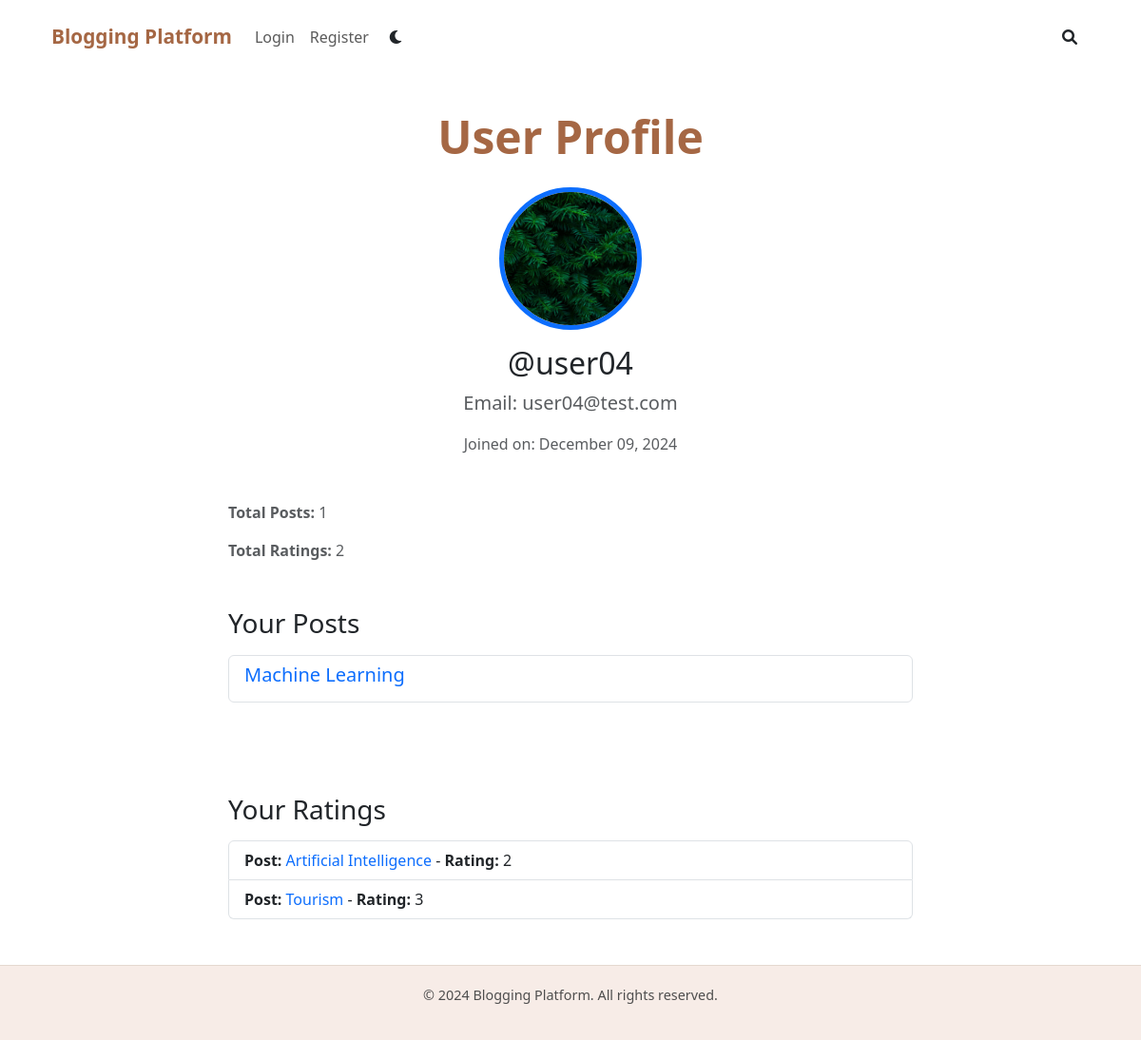
Page /user/4 on the committed database.
### app/models.py (models this page shows, shortened)
class BaseModel(Model):
    class Meta:
        database = db

class User(UserMixin, BaseModel):
    username = CharField(unique=True, max_length=50)
    email = CharField(unique=True)
    password_hash = CharField()
    role = CharField(default="user")  # Default role is 'user', can be 'admin'
    bio = TextField(null=True)  # Bio is optional for the user
    profile_picture = CharField(null=True)  # Optional profile picture
    created_at = DateTimeField(
        default=datetime.datetime.utcnow
    )  # Store creation time in UTC
    is_active = BooleanField(default=True)  # User is active by default

class Post(BaseModel):
    title = CharField(max_length=255)
    content = TextField()
    author = ForeignKeyField(
        User, backref="posts", on_delete="CASCADE"
    )  # Each post has an author
    category = ForeignKeyField(
        Category, backref="posts", on_delete="CASCADE"
    )  # Each post belongs to a category
    image = CharField(null=True)  # Optional image associated with the post
    created_at = DateTimeField(default=datetime.datetime.utcnow)  # Creation time in UTC
    updated_at = DateTimeField(
        default=datetime.datetime.utcnow
    )  # Last updated time in UTC

class Rating(BaseModel):
    post = ForeignKeyField(
        Post, backref="ratings", on_delete="CASCADE"
    )  # Link to the post
    user = ForeignKeyField(
        User, backref="ratings", on_delete="CASCADE"
    )  # Link to the user who made the rating
    rating = IntegerField(
        constraints=[Check("rating BETWEEN 1 AND 5")]
    )  # Rating between 1 and 5
    created_at = DateTimeField(default=datetime.datetime.utcnow)  # Rating creation time
    class Meta:
        indexes = (
            (("post", "user"), True),  # Ensures a user can rate a post only once
        )

### app/routes.py (the view, shortened to what this page needs)
@bp.route("/user/<int:user_id>", methods=["GET", "POST"])
def user_profile(user_id):
    user = User.get_or_none(User.id == user_id)
    if not user:
        flash("User not found.", "danger")
        return redirect(url_for("routes.index"))
    form = ProfilePictureForm()
    page = request.args.get("page", 1, type=int)
    posts_per_page = 10
    posts = Post.select().where(Post.author == user).order_by(Post.created_at.desc())
    posts_paginated = posts.paginate(page, posts_per_page)
    return render_template(
        "user_profile.html", user=user, posts=posts_paginated, form=form
    )

### app/templates/user_profile.html (shortened to what this page needs)
{% extends "layout.html" %}
{% block content %}
<div class="container my-5">
    <h1 class="heading_title text-center mb-4">User Profile</h1>
    <div class="row justify-content-center">
        <div class="col-md-8">
            <div class="profile-header text-center mb-5">
                <img src="{{ user.profile_picture and url_for('static', filename='uploads/' + user.profile_picture) or url_for('static', filename='images/hero-bg.jpg') }}"
                    alt="{{ user.username }}'s profile picture"
                    class="profile-picture rounded-circle border border-5 border-primary mb-3" width="150" height="150">
                <h2 class="mb-2">@{{ user.username }}</h2>
                <p class="lead text-muted">Email: {{ user.email }}</p>
                <p class="text-muted">Joined on: {{ user.created_at.strftime('%B %d, %Y') }}</p>
            </div>
            <div class="profile-details mb-5">
                <p class="text-muted"><strong>Total Posts:</strong> {{ user.posts.count() }}</p>
                <p class="text-muted"><strong>Total Ratings:</strong> {{ user.ratings.count() }}</p>
            </div>
            <h3 class="mb-3">Your Posts</h3>
            <ul class="list-group mb-5">
                {% for post in posts %}
                <li class="list-group-item">
                    <a href="{{ url_for('routes.view_post', post_id=post.id) }}" class="text-decoration-none">
                        <h5>{{ post.title }}</h5>
                    </a>
                </li>
                {% endfor %}
            </ul>
            <h3 class="mt-5 mb-3">Your Ratings</h3>
            <ul class="list-group">
                {% for rating in user.ratings %}
                <li class="list-group-item">
                    <strong>Post:</strong> <a href="{{ url_for('routes.view_post', post_id=rating.post.id) }}"
                        class="text-decoration-none">{{ rating.post.title }}</a> -
                    <strong>Rating:</strong> {{ rating.rating }}
                </li>
                {% endfor %}
            </ul>
        </div>
    </div>
</div>
{% endblock %}

### app/static/css/layout.css (style rules this page uses)
body { font-family: 'Merriweather', serif; line-height: 1.6; color: #4e4e4e; background-color: #f8f3ef; transition: background-color 0.3s ease, color 0.3s ease; padding-top: 10px; }
.heading_title { font-size: 3rem; color: #a56744; margin-bottom: 20px; font-weight: bold; }

### rows in the picture
User: profile_picture (picture), username "user04", email "user04@test.com", created_at "December 09, 2024"
Post: title "Machine Learning"
Rating: post "Artificial Intelligence", rating "2"
Rating: post "Tourism", rating "3"

### other values in the picture
{{ user.posts.count() }} "1"
{{ user.ratings.count() }} "2"
